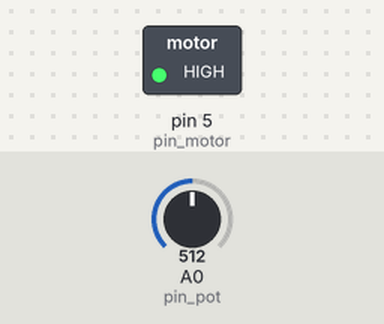
The sketch below on a simulated Arduino Nano, built with avr-gcc and run on an emulated ATmega328P. Shown: switched loads named in the sketch (green lamp = pin HIGH). Inputs (shaded band) come from the test bench; at power-on: A0 (pin_pot) = 512.

Above: at 1.2 s.
1.3 s: A0 (pin_pot) set to 5
2.8 s: A0 (pin_pot) set to 2
At 3.4 s:
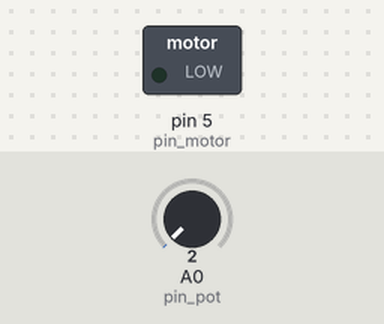
4.3 s: A0 (pin_pot) set to 122
At 5.5 s:
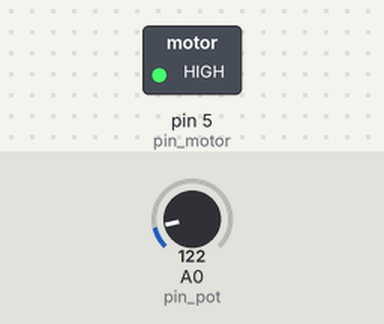
5.8 s: A0 (pin_pot) set to 0
At 6.8 s:
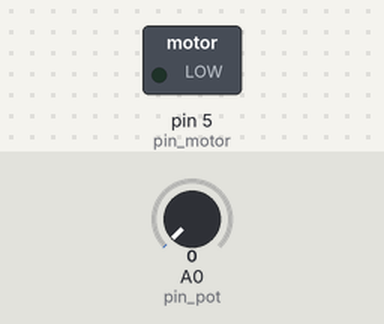
Timing chart, 0 to 8.3 s (numbered marks = the images above; inputs shaded):
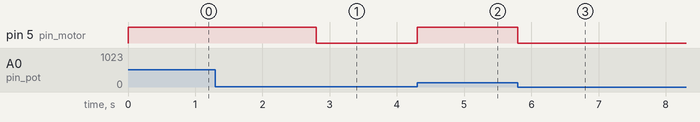

Measured:
- the behaviour switches between 4 and 3 on A0 (pin_pot) (found by bisection; images 0 and 1)
- after the input at 1.3 s, every drawn part: stays the same
- after the input at 2.8 s, pin 5 (pin_motor): HIGH → LOW at once
- after the input at 4.3 s, pin 5 (pin_motor): LOW → HIGH at once
- after the input at 5.8 s, pin 5 (pin_motor): HIGH → LOW at once

The sketch:

Salida_motor_proporcional_a_lect_ana.ino
```cpp
/*
*/

const int pin_pot=0;            //Pin de conexion del potenciometro
const int pin_motor=5;
int valor_leido;
int valor_salida;

void setup() {
pinMode(pin_motor,OUTPUT);   //declarar el pin como salida
}

void loop() {

valor_leido = analogRead(pin_pot);
valor_salida = map(valor_leido, 0, 1024, 0,256); //(variable a mapear, valores entrada, valores salida)
digitalWrite(pin_motor, valor_salida);

}
```
